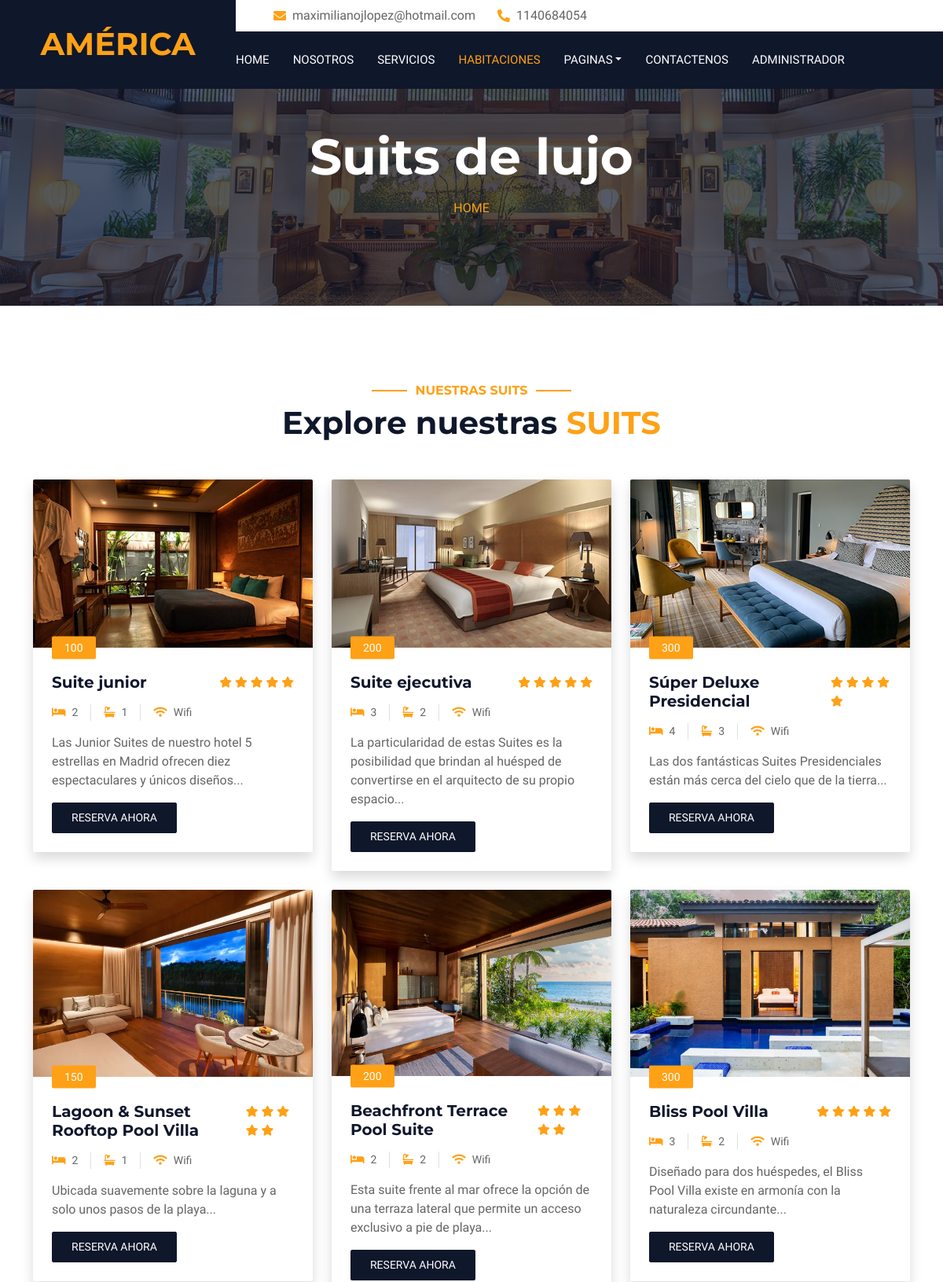
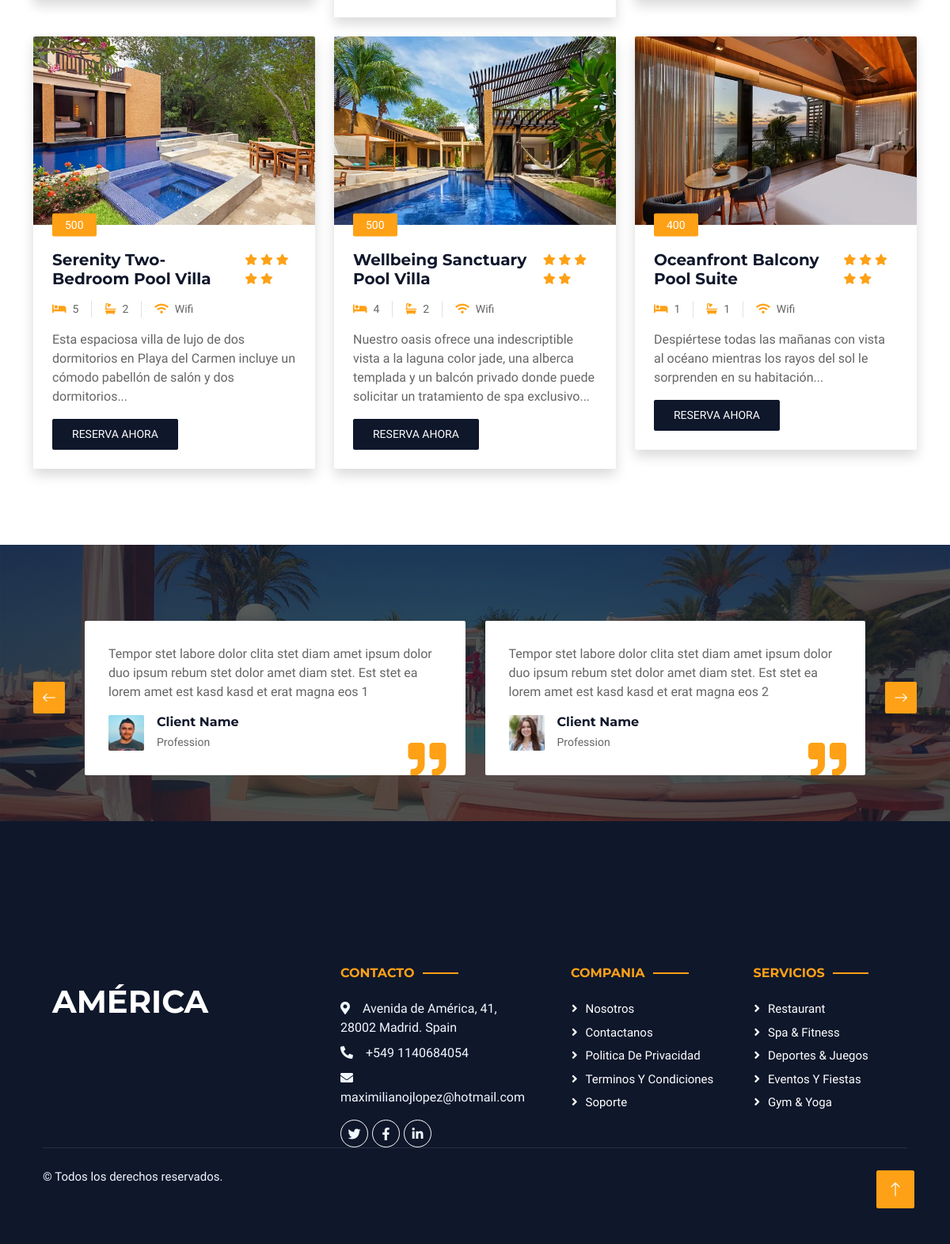
Screenshot of /room.php with the database file from the repository (2 pictures, top to bottom).
### tables this page shows
CREATE TABLE IF NOT EXISTS tbl_configuraciones (
  id INT AUTO_INCREMENT PRIMARY KEY,
  nombre VARCHAR(255) NOT NULL,
  valor VARCHAR(255) NOT NULL
);

CREATE TABLE IF NOT EXISTS tbl_habitaciones (
  id INT AUTO_INCREMENT PRIMARY KEY,
  precio INT NOT NULL,
  imagen VARCHAR(255) NOT NULL,
  titulo VARCHAR(255) NOT NULL,
  camas INT NOT NULL,
  banos INT NOT NULL,
  descripcion TEXT NOT NULL
);

CREATE TABLE IF NOT EXISTS tbl_testimonios (
  id INT AUTO_INCREMENT PRIMARY KEY,
  nombre VARCHAR(255) NOT NULL,
  profesion VARCHAR(1000) NOT NULL,
  imagen VARCHAR(255) NOT NULL,
  descripcion TEXT NOT NULL
);

### room.php (the view, shortened to what this page needs)
<?php  include("admin/bd.php");
 $sentencia= $conexion->prepare("SELECT * FROM `tbl_habitaciones`");
 $sentencia->execute();
 $lista_habitaciones=$sentencia->fetchAll(PDO::FETCH_ASSOC);
  $sentencia= $conexion->prepare("SELECT * FROM `tbl_testimonios`");
  $sentencia->execute();
  $lista_testimonios=$sentencia->fetchAll(PDO::FETCH_ASSOC);
  $sentencia= $conexion->prepare("SELECT * FROM `tbl_configuraciones`");
  $sentencia->execute();
  $lista_configuraciones=$sentencia->fetchAll(PDO::FETCH_ASSOC);
 ?>
<!DOCTYPE html>
<html lang="es">
<head>
    <link href="https://cdnjs.cloudflare.com/ajax/libs/font-awesome/5.10.0/css/all.min.css" rel="stylesheet">
    <link href="https://cdn.jsdelivr.net/npm/bootstrap-icons@1.4.1/font/bootstrap-icons.css" rel="stylesheet">
    <link href="lib/animate/animate.min.css" rel="stylesheet">
    <link href="lib/owlcarousel/assets/owl.carousel.min.css" rel="stylesheet">
    <link href="lib/tempusdominus/css/tempusdominus-bootstrap-4.min.css" rel="stylesheet" />
    <link href="css/bootstrap.min.css" rel="stylesheet">
    <link href="css/style.css" rel="stylesheet">
</head>
<body>
    <div class="container-xxl bg-white p-0">
        <div class="container-fluid bg-dark px-0">
            <div class="row gx-0">
                <div class="col-lg-3 bg-dark d-none d-lg-block">
                    <a href="index.html" class="navbar-brand w-100 h-100 m-0 p-0 d-flex align-items-center justify-content-center">
                        <h1 class="m-0 text-primary text-uppercase"><?php echo $lista_configuraciones[1]['valor'];?></h1>
                    </a>
                </div>
                <div class="col-lg-9">
                    <div class="row gx-0 bg-white d-none d-lg-flex">
                        <div class="col-lg-7 px-5 text-start">
                            <div class="h-100 d-inline-flex align-items-center py-2 me-4">
                                <i class="fa fa-envelope text-primary me-2"></i>
                                <p class="mb-0"><?php echo $lista_configuraciones[2]['valor'];?></p>
                            </div>
                            <div class="h-100 d-inline-flex align-items-center py-2">
                                <i class="fa fa-phone-alt text-primary me-2"></i>
                                <p class="mb-0"><?php echo $lista_configuraciones[3]['valor'];?></p>
                            </div>
                        </div>
                    </div>
                    <nav class="navbar navbar-expand-lg bg-dark navbar-dark p-3 p-lg-0">
                        <div class="collapse navbar-collapse justify-content-between" id="navbarCollapse">
                            <div class="navbar-nav mr-auto py-0">
                                <a href="pagprin.php" class="nav-item nav-link">Home</a>
                                <a href="about.php" class="nav-item nav-link">Nosotros</a>
                                <a href="service.php" class="nav-item nav-link">Servicios</a>
                                <a href="room.php" class="nav-item nav-link active">Habitaciones</a>
                                <div class="nav-item dropdown">
                                    <a href="#" class="nav-link dropdown-toggle" data-bs-toggle="dropdown">Paginas</a>
                                </div>
                                <a href="contact.php" class="nav-item nav-link">Contactenos</a>
                                <a href="login-admin" class="nav-item nav-link">Administrador</a>
                            </div>
                        </div>
                    </nav>
                </div>
            </div>
        </div>
           <div class="container-fluid page-header mb-5 p-0" style="background-image: url(img/carousel-1.jpg);">
            <div class="container-fluid page-header-inner py-5">
                <div class="container text-center pb-5">
                    <h1 class="display-3 text-white mb-3 animated slideInDown"><?php echo $lista_configuraciones[30]['valor'];?></h1>
                    <nav aria-label="breadcrumb">
                    <ol class="breadcrumb justify-content-center text-uppercase">
                            <li class="breadcrumb-item"><a href="index.php">Home</a></li>
                        </ol>
                    </nav>
                </div>
            </div>
        </div>
               <div class="container-xxl py-5">
            <div class="container">
                <div class="text-center wow fadeInUp" data-wow-delay="0.1s">
                    <h6 class="section-title text-center text-primary text-uppercase">Nuestras Suits</h6>
                    <h1 class="mb-5">Explore nuestras <span class="text-primary text-uppercase">Suits</span></h1>
                </div>
                <div class="row g-4">
                    <?php foreach($lista_habitaciones as $registros){?>
                    <div class="col-lg-4 col-md-6 wow fadeInUp" data-wow-delay="0.1s">
                        <div class="room-item shadow rounded overflow-hidden">
                            <div class="position-relative">
                                <img class="img-fluid" src="img/<?php echo $registros["imagen"];?>" alt="">
                                <small class="position-absolute start-0 top-100 translate-middle-y bg-primary text-white rounded py-1 px-3 ms-4"><?php echo $registros["precio"];?></small>
                            </div>
                            <div class="p-4 mt-2">
                                <div class="d-flex justify-content-between mb-3">
                                    <h5 class="mb-0"><?php echo $registros["titulo"];?></h5>
                                    <div class="ps-2">
                                        <small class="fa fa-star text-primary"></small>
                                        <small class="fa fa-star text-primary"></small>
                                        <small class="fa fa-star text-primary"></small>
                                        <small class="fa fa-star text-primary"></small>
                                        <small class="fa fa-star text-primary"></small>
                                    </div>
                                </div>
                                <div class="d-flex mb-3">
                                    <small class="border-end me-3 pe-3"><i class="fa fa-bed text-primary me-2"></i><?php echo $registros["camas"];?></small>
                                    <small class="border-end me-3 pe-3"><i class="fa fa-bath text-primary me-2"></i><?php echo $registros["banos"];?></small>
                                    <small><i class="fa fa-wifi text-primary me-2"></i>Wifi</small>
                                </div>
                                <p class="text-body mb-3"><?php echo $registros["descripcion"];?></p>
                                <div class="d-flex justify-content-between">
                                    <a class="btn btn-sm btn-dark rounded py-2 px-4" href="booking.php">Reserva ahora</a>
                                </div>
                            </div>
                        </div>
                    </div>
                    <?php } ?>
                </div>
            </div>
        </div>
           <div class="container-xxl testimonial my-5 py-5 bg-dark wow zoomIn" data-wow-delay="0.1s">
            <div class="container">
                <div class="owl-carousel testimonial-carousel py-5">
                <?php foreach($lista_testimonios as $registros){?>
                    <div class="testimonial-item position-relative bg-white rounded overflow-hidden">
                        <p><?php echo $registros["descripcion"];?></p>
                        <div class="d-flex align-items-center">
                            <img class="img-fluid flex-shrink-0 rounded" src="img/<?php echo $registros["imagen"];?>" style="width: 45px; height: 45px;">
                            <div class="ps-3">
                                <h6 class="fw-bold mb-1"><?php echo $registros["nombre"];?></h6>
                                <small><?php echo $registros["profesion"];?></small>
                            </div>
                        </div>
                        <i class="fa fa-quote-right fa-3x text-primary position-absolute end-0 bottom-0 me-4 mb-n1"></i>
                    </div>
                <?php } ?>
                </div>
            </div>
        </div>
        <div class="container newsletter mt-5 wow fadeIn" data-wow-delay="0.1s">
            <div class="row justify-content-center">
                <div class="col-lg-10 ">
                    <div class=" text-center ">
                        <div class="rounded text-center ">
                            <div class="position-relative mx-auto" style="max-width: 400px;">
                            </div>
                        </div>
                    </div>
                </div>
            </div>
        </div>
        <div class="container-fluid bg-dark text-light footer wow fadeIn" data-wow-delay="0.1s">
            <div class="container pb-5">
                <div class="row g-5">
                    <div class="col-md-6 col-lg-4">
                        <div class="p-4">
                            <a href="index.php"><h1 class="text-white text-uppercase mb-3"><?php echo $lista_configuraciones[11]['valor'];?></h1></a>
                        </div>
                    </div>
                    <div class="col-md-6 col-lg-3">
                        <h6 class="section-title text-start text-primary text-uppercase mb-4"><?php echo $lista_configuraciones[12]['valor'];?></h6>
                        <p class="mb-2"><i class="fa fa-map-marker-alt me-3"></i><?php echo $lista_configuraciones[15]['valor'];?></p>
                        <p class="mb-2"><i class="fa fa-phone-alt me-3"></i><?php echo $lista_configuraciones[16]['valor'];?></p>
                        <p class="mb-2"><i class="fa fa-envelope me-3"></i><?php echo $lista_configuraciones[17]['valor'];?></p>
                        <div class="d-flex pt-2">
                            <a class="btn btn-outline-light btn-social" href=""><i class="fab fa-twitter"></i></a>
                            <a class="btn btn-outline-light btn-social" href=""><i class="fab fa-facebook-f"></i></a>
                            <a class="btn btn-outline-light btn-social" href=""><i class="fab fa-linkedin-in"></i></a>
                        </div>
                    </div>
                    <div class="col-lg-5 col-md-12">
                        <div class="row gy-5 g-4">
                            <div class="col-md-6">
                                <h6 class="section-title text-start text-primary text-uppercase mb-4"><?php echo $lista_configuraciones[13]['valor'];?></h6>
                                <a class="btn btn-link"><?php echo $lista_configuraciones[18]['valor'];?></a>
                                <a class="btn btn-link"><?php echo $lista_configuraciones[19]['valor'];?></a>
                                <a class="btn btn-link"><?php echo $lista_configuraciones[20]['valor'];?></a>
                                <a class="btn btn-link"><?php echo $lista_configuraciones[21]['valor'];?></a>
                                <a class="btn btn-link"><?php echo $lista_configuraciones[22]['valor'];?></a>
                            </div>
                            <div class="col-md-6">
                                <h6 class="section-title text-start text-primary text-uppercase mb-4"><?php echo $lista_configuraciones[14]['valor'];?></h6>
                                <a class="btn btn-link"><?php echo $lista_configuraciones[23]['valor'];?></a>
                                <a class="btn btn-link"><?php echo $lista_configuraciones[24]['valor'];?></a>
                                <a class="btn btn-link"><?php echo $lista_configuraciones[25]['valor'];?></a>
                                <a class="btn btn-link"><?php echo $lista_configuraciones[26]['valor'];?></a>
                                <a class="btn btn-link"><?php echo $lista_configuraciones[27]['valor'];?></a>
                            </div>
                        </div>
                    </div>
            </div>
            <div class="container">
                <div class="copyright">
                    <div class="row">
                        <div class="col-md-6 text-center text-md-start mb-3 mb-md-0">
                            &copy; <a class="border-bottom" href=""></a>Todos los derechos reservados.
                        </div>
                    </div>
                </div>
            </div>
        </div>
        <a href="#" class="btn btn-lg btn-primary btn-lg-square back-to-top"><i class="bi bi-arrow-up"></i></a>
    </div>
</body>
</html>

### css/style.css (style rules this page uses)
:root { --primary: #FEA116; --light: #F1F8FF; --dark: #0F172B; }
.back-to-top { position: fixed; display: none; right: 45px; bottom: 45px; z-index: 99; }
.btn { font-weight: 500; text-transform: uppercase; transition: .5s; }
.btn.btn-primary, .btn.btn-secondary { color: #FFFFFF; }
.btn-lg-square { width: 48px; height: 48px; }
.btn-square, .btn-sm-square, .btn-lg-square { padding: 0; display: flex; align-items: center; justify-content: center; font-weight: normal; border-radius: 2px; }
.navbar-dark .navbar-nav .nav-link { margin-right: 30px; padding: 25px 0; color: #FFFFFF; font-size: 15px; text-transform: uppercase; outline: none; }
.navbar-dark .navbar-nav .nav-link:hover, .navbar-dark .navbar-nav .nav-link.active { color: var(--primary); }
.page-header { background-position: center center; background-repeat: no-repeat; background-size: cover; }
.page-header-inner { background: rgba(15, 23, 43, .7); }
.section-title { position: relative; display: inline-block; }
.section-title::before { position: absolute; content: ""; width: 45px; height: 2px; top: 50%; left: -55px; margin-top: -1px; background: var(--primary); }
.section-title::after { position: absolute; content: ""; width: 45px; height: 2px; top: 50%; right: -55px; margin-top: -1px; background: var(--primary); }
.section-title.text-start::before, .section-title.text-end::after { display: none; }
.testimonial { background: linear-gradient(rgba(15, 23, 43, .7), rgba(15, 23, 43, .7)), url(../img/carousel-2.jpg); background-position: center center; background-repeat: no-repeat; background-size: cover; }
.testimonial-carousel { padding-left: 65px; padding-right: 65px; }
.testimonial-carousel .testimonial-item { padding: 30px; }
.newsletter { position: relative; z-index: 1; }
.footer { position: relative; margin-top: -110px; padding-top: 180px; }
.footer .btn.btn-social { margin-right: 5px; width: 35px; height: 35px; display: flex; align-items: center; justify-content: center; color: var(--light); border: 1px solid #FFFFFF; border-radius: 35px; transition: .3s; }
.footer .btn.btn-link { display: block; margin-bottom: 5px; padding: 0; text-align: left; color: #FFFFFF; font-size: 15px; font-weight: normal; text-transform: capitalize; transition: .3s; }
.footer .btn.btn-link::before { position: relative; content: "\f105"; font-family: "Font Awesome 5 Free"; font-weight: 900; margin-right: 10px; }
.footer .copyright { padding: 25px 0; font-size: 15px; border-top: 1px solid rgba(256, 256, 256, .1); }

### rows the page displays
tbl_configuraciones: valor "AMÉRICA"
tbl_configuraciones: valor "maximilianojlopez@hotmail.com"
tbl_configuraciones: valor "1140684054"
tbl_configuraciones: valor "Suits de lujo"
tbl_habitaciones: imagen (picture), precio "100", titulo "Suite junior", camas "2", banos "1", descripcion "Las Junior Suites de nuestro hotel 5 estrellas en Madrid ofrecen diez espectaculares y únicos diseños..."
tbl_habitaciones: imagen (picture), precio "200", titulo "Suite ejecutiva", camas "3", banos "2", descripcion "La particularidad de estas Suites es la posibilidad que brindan al huésped de convertirse en el arquitecto de su propio espacio..."
tbl_habitaciones: imagen (picture), precio "300", titulo "Súper Deluxe Presidencial", camas "4", banos "3", descripcion "Las dos fantásticas Suites Presidenciales están más cerca del cielo que de la tierra..."
tbl_habitaciones: imagen (picture), precio "150", titulo "Lagoon & Sunset Rooftop Pool Villa", camas "2", banos "1", descripcion "Ubicada suavemente sobre la laguna y a solo unos pasos de la playa..."
tbl_habitaciones: imagen (picture), precio "200", titulo "Beachfront Terrace Pool Suite", camas "2", banos "2", descripcion "Esta suite frente al mar ofrece la opción de una terraza lateral que permite un acceso exclusivo a pie de playa..."
tbl_habitaciones: imagen (picture), precio "300", titulo "Bliss Pool Villa", camas "3", banos "2", descripcion "Diseñado para dos huéspedes, el Bliss Pool Villa existe en armonía con la naturaleza circundante..."
tbl_habitaciones: imagen (picture), precio "500", titulo "Serenity Two-Bedroom Pool Villa", camas "5", banos "2", descripcion "Esta espaciosa villa de lujo de dos dormitorios en Playa del Carmen incluye un cómodo pabellón de salón y dos dormitorios..."
tbl_habitaciones: imagen (picture), precio "500", titulo "Wellbeing Sanctuary Pool Villa", camas "4", banos "2", descripcion "Nuestro oasis ofrece una indescriptible vista a la laguna color jade, una alberca templada y un balcón privado donde puede solicitar un tratamiento de spa exclusivo..."
tbl_habitaciones: imagen (picture), precio "400", titulo "Oceanfront Balcony Pool Suite", camas "1", banos "1", descripcion "Despiértese todas las mañanas con vista al océano mientras los rayos del sol le sorprenden en su habitación..."
tbl_testimonios: descripcion "Tempor stet labore dolor clita stet diam amet ipsum dolor duo ipsum rebum stet dolor amet diam stet. Est stet ea lorem amet est kasd kasd et erat magna eos 1", imagen (picture), nombre "Client Name", profesion "Profession"
tbl_testimonios: descripcion "Tempor stet labore dolor clita stet diam amet ipsum dolor duo ipsum rebum stet dolor amet diam stet. Est stet ea lorem amet est kasd kasd et erat magna eos 2", imagen (picture), nombre "Client Name", profesion "Profession"
tbl_configuraciones: valor "AMÉRICA"
tbl_configuraciones: valor "CONTACTO"
tbl_configuraciones: valor "Avenida de América, 41, 28002 Madrid. Spain"
tbl_configuraciones: valor "+549 1140684054"
tbl_configuraciones: valor "maximilianojlopez@hotmail.com"
tbl_configuraciones: valor "COMPANIA"
tbl_configuraciones: valor "Nosotros"
tbl_configuraciones: valor "Contactanos"
tbl_configuraciones: valor "Politica De Privacidad"
tbl_configuraciones: valor "Terminos Y Condiciones"
tbl_configuraciones: valor "Soporte"
tbl_configuraciones: valor "SERVICIOS"
tbl_configuraciones: valor "Restaurant"
tbl_configuraciones: valor "Spa & Fitness"
tbl_configuraciones: valor "Deportes & Juegos"
tbl_configuraciones: valor "Eventos Y Fiestas"
tbl_configuraciones: valor "Gym & Yoga"
